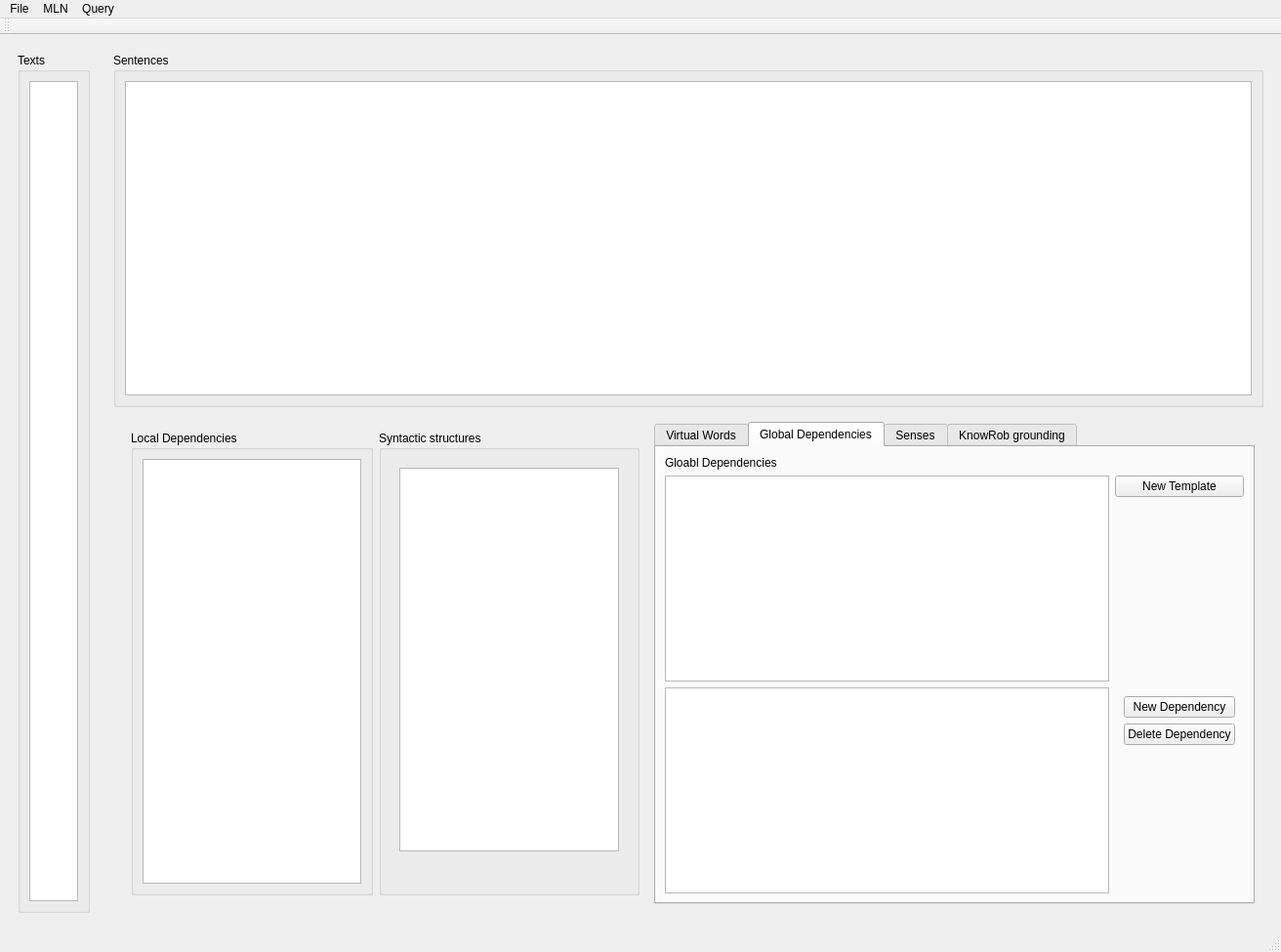
<?xml version="1.0" encoding="UTF-8"?>
<ui version="4.0">
 <class>MainWindow</class>
 <widget class="QMainWindow" name="MainWindow">
  <property name="geometry">
   <rect>
    <x>0</x>
    <y>0</y>
    <width>1312</width>
    <height>975</height>
   </rect>
  </property>
  <property name="windowTitle">
   <string>MainWindow</string>
  </property>
  <widget class="QWidget" name="centralwidget">
   <layout class="QGridLayout" name="gridLayout">
    <item row="0" column="0">
     <layout class="QHBoxLayout" name="horizontalLayout">
      <item>
       <widget class="QWidget" name="widget_4" native="true">
        <property name="sizePolicy">
         <sizepolicy hsizetype="MinimumExpanding" vsizetype="Preferred">
          <horstretch>0</horstretch>
          <verstretch>0</verstretch>
         </sizepolicy>
        </property>
        <property name="maximumSize">
         <size>
          <width>100</width>
          <height>16777215</height>
         </size>
        </property>
        <layout class="QVBoxLayout" name="verticalLayout_6">
         <item>
          <widget class="QGroupBox" name="TextsGroupBox">
           <property name="sizePolicy">
            <sizepolicy hsizetype="MinimumExpanding" vsizetype="Preferred">
             <horstretch>0</horstretch>
             <verstretch>0</verstretch>
            </sizepolicy>
           </property>
           <property name="title">
            <string>Texts</string>
           </property>
           <layout class="QVBoxLayout" name="verticalLayout_3">
            <item>
             <widget class="QListWidget" name="textListWidget">
              <property name="sizePolicy">
               <sizepolicy hsizetype="MinimumExpanding" vsizetype="Expanding">
                <horstretch>0</horstretch>
                <verstretch>0</verstretch>
               </sizepolicy>
              </property>
              <property name="maximumSize">
               <size>
                <width>50</width>
                <height>16777215</height>
               </size>
              </property>
             </widget>
            </item>
           </layout>
          </widget>
         </item>
        </layout>
       </widget>
      </item>
      <item>
       <widget class="QWidget" name="widget_2" native="true">
        <layout class="QVBoxLayout" name="verticalLayout_5">
         <item>
          <widget class="QGroupBox" name="sentenceGroupBox">
           <property name="title">
            <string>Sentences</string>
           </property>
           <layout class="QVBoxLayout" name="verticalLayout_4">
            <item>
             <widget class="QTableWidget" name="sentenceTableWidget">
              <property name="editTriggers">
               <set>QAbstractItemView::NoEditTriggers</set>
              </property>
             </widget>
            </item>
           </layout>
          </widget>
         </item>
         <item>
          <widget class="QWidget" name="widget" native="true">
           <layout class="QHBoxLayout" name="horizontalLayout_8">
            <item>
             <widget class="QWidget" name="widget_3" native="true">
              <layout class="QHBoxLayout" name="horizontalLayout_5">
               <item>
                <layout class="QHBoxLayout" name="horizontalLayout_6">
                 <item>
                  <widget class="QGroupBox" name="DependenciesGroupBox_2">
                   <property name="title">
                    <string>Local Dependencies</string>
                   </property>
                   <layout class="QHBoxLayout" name="horizontalLayout_7">
                    <item>
                     <widget class="QTableWidget" name="dependencyTableWidget">
                      <property name="sizePolicy">
                       <sizepolicy hsizetype="Preferred" vsizetype="Expanding">
                        <horstretch>0</horstretch>
                        <verstretch>0</verstretch>
                       </sizepolicy>
                      </property>
                      <attribute name="horizontalHeaderCascadingSectionResizes">
                       <bool>false</bool>
                      </attribute>
                     </widget>
                    </item>
                   </layout>
                  </widget>
                 </item>
                </layout>
               </item>
               <item>
                <widget class="QGroupBox" name="EntityGroupBox_2">
                 <property name="title">
                  <string>Syntactic structures</string>
                 </property>
                 <layout class="QVBoxLayout" name="verticalLayout_9">
                  <item>
                   <widget class="QWidget" name="widget_5" native="true">
                    <layout class="QHBoxLayout" name="horizontalLayout_9">
                     <item>
                      <widget class="QTreeWidget" name="syntacticTree">
                       <property name="selectionMode">
                        <enum>QAbstractItemView::MultiSelection</enum>
                       </property>
                       <attribute name="headerVisible">
                        <bool>false</bool>
                       </attribute>
                       <column>
                        <property name="text">
                         <string notr="true">1</string>
                        </property>
                       </column>
                      </widget>
                     </item>
                    </layout>
                   </widget>
                  </item>
                  <item>
                   <widget class="QWidget" name="widget_6" native="true">
                    <layout class="QHBoxLayout" name="horizontalLayout_10"/>
                   </widget>
                  </item>
                 </layout>
                </widget>
               </item>
              </layout>
             </widget>
            </item>
            <item alignment="Qt::AlignHCenter">
             <widget class="QTabWidget" name="virtualWordsTab">
              <property name="tabShape">
               <enum>QTabWidget::Rounded</enum>
              </property>
              <property name="currentIndex">
               <number>1</number>
              </property>
              <property name="elideMode">
               <enum>Qt::ElideNone</enum>
              </property>
              <widget class="QWidget" name="tab_2">
               <attribute name="title">
                <string>Virtual Words</string>
               </attribute>
               <layout class="QGridLayout" name="gridLayout_6">
                <item row="0" column="0">
                 <widget class="QWidget" name="widget_11" native="true">
                  <layout class="QHBoxLayout" name="horizontalLayout_11">
                   <item>
                    <widget class="QListWidget" name="virtualWordListWidget"/>
                   </item>
                   <item>
                    <widget class="QWidget" name="widget_12" native="true">
                     <layout class="QVBoxLayout" name="verticalLayout_10">
                      <item>
                       <widget class="QWidget" name="widget_13" native="true"/>
                      </item>
                      <item>
                       <widget class="QLineEdit" name="newVirtualWordLineEdit"/>
                      </item>
                      <item>
                       <widget class="QPushButton" name="newVirtualWordButton">
                        <property name="text">
                         <string>Add Virtual Word</string>
                        </property>
                       </widget>
                      </item>
                      <item>
                       <spacer name="verticalSpacer_5">
                        <property name="orientation">
                         <enum>Qt::Vertical</enum>
                        </property>
                        <property name="sizeHint" stdset="0">
                         <size>
                          <width>20</width>
                          <height>40</height>
                         </size>
                        </property>
                       </spacer>
                      </item>
                     </layout>
                    </widget>
                   </item>
                  </layout>
                 </widget>
                </item>
               </layout>
              </widget>
              <widget class="QWidget" name="roleTab">
               <attribute name="title">
                <string>Global Dependencies</string>
               </attribute>
               <layout class="QGridLayout" name="gridLayout_3">
                <item row="0" column="1">
                 <layout class="QGridLayout" name="gridLayout_2">
                  <item row="0" column="0">
                   <widget class="QLabel" name="newDepLabel">
                    <property name="text">
                     <string>Gloabl Dependencies</string>
                    </property>
                   </widget>
                  </item>
                  <item row="1" column="1">
                   <layout class="QVBoxLayout" name="verticalLayout_2">
                    <item>
                     <widget class="QPushButton" name="newTemplateButton">
                      <property name="text">
                       <string>New Template</string>
                      </property>
                     </widget>
                    </item>
                    <item>
                     <spacer name="verticalSpacer">
                      <property name="orientation">
                       <enum>Qt::Vertical</enum>
                      </property>
                      <property name="sizeHint" stdset="0">
                       <size>
                        <width>20</width>
                        <height>40</height>
                       </size>
                      </property>
                     </spacer>
                    </item>
                   </layout>
                  </item>
                  <item row="6" column="1">
                   <widget class="QWidget" name="widget_7" native="true">
                    <layout class="QVBoxLayout" name="verticalLayout_7">
                     <item>
                      <widget class="QPushButton" name="newDependencyButton">
                       <property name="text">
                        <string>New Dependency</string>
                       </property>
                      </widget>
                     </item>
                     <item>
                      <widget class="QPushButton" name="DeleteDependencyButton">
                       <property name="text">
                        <string>Delete Dependency</string>
                       </property>
                      </widget>
                     </item>
                     <item>
                      <spacer name="verticalSpacer_2">
                       <property name="orientation">
                        <enum>Qt::Vertical</enum>
                       </property>
                       <property name="sizeHint" stdset="0">
                        <size>
                         <width>20</width>
                         <height>40</height>
                        </size>
                       </property>
                      </spacer>
                     </item>
                    </layout>
                   </widget>
                  </item>
                  <item row="1" column="0">
                   <widget class="QListWidget" name="depTemplateList"/>
                  </item>
                  <item row="6" column="0">
                   <widget class="QListWidget" name="dependencyListWidget">
                    <property name="uniformItemSizes">
                     <bool>false</bool>
                    </property>
                   </widget>
                  </item>
                 </layout>
                </item>
               </layout>
              </widget>
              <widget class="QWidget" name="senseTab">
               <attribute name="title">
                <string>Senses</string>
               </attribute>
               <layout class="QGridLayout" name="gridLayout_5">
                <item row="0" column="0">
                 <layout class="QGridLayout" name="gridLayout_4">
                  <item row="2" column="0">
                   <widget class="QTextEdit" name="senseDescriptionTextEdit"/>
                  </item>
                  <item row="0" column="0">
                   <widget class="QLabel" name="label_4">
                    <property name="text">
                     <string>Senses:</string>
                    </property>
                   </widget>
                  </item>
                  <item row="1" column="1">
                   <layout class="QVBoxLayout" name="verticalLayout">
                    <item>
                     <widget class="QListWidget" name="pathListWidget"/>
                    </item>
                   </layout>
                  </item>
                  <item row="1" column="0">
                   <widget class="QListWidget" name="senseListWidget"/>
                  </item>
                  <item row="2" column="1">
                   <widget class="QListWidget" name="exampleListWidget"/>
                  </item>
                  <item row="0" column="1">
                   <widget class="QWidget" name="widget_10" native="true">
                    <layout class="QHBoxLayout" name="horizontalLayout_4">
                     <item>
                      <widget class="QTextEdit" name="manualSenseQueryTextEdit">
                       <property name="sizePolicy">
                        <sizepolicy hsizetype="Expanding" vsizetype="MinimumExpanding">
                         <horstretch>0</horstretch>
                         <verstretch>0</verstretch>
                        </sizepolicy>
                       </property>
                       <property name="maximumSize">
                        <size>
                         <width>128</width>
                         <height>32</height>
                        </size>
                       </property>
                      </widget>
                     </item>
                     <item>
                      <widget class="QPushButton" name="manualSenseQueryButton">
                       <property name="text">
                        <string>Query</string>
                       </property>
                      </widget>
                     </item>
                    </layout>
                   </widget>
                  </item>
                 </layout>
                </item>
               </layout>
              </widget>
              <widget class="QWidget" name="tab">
               <attribute name="title">
                <string>KnowRob grounding</string>
               </attribute>
               <layout class="QHBoxLayout" name="horizontalLayout_2">
                <item>
                 <widget class="QWidget" name="widget_8" native="true">
                  <layout class="QHBoxLayout" name="horizontalLayout_3">
                   <item>
                    <widget class="QListWidget" name="knowRobListWidget">
                     <property name="textElideMode">
                      <enum>Qt::ElideLeft</enum>
                     </property>
                    </widget>
                   </item>
                   <item alignment="Qt::AlignHCenter">
                    <widget class="QWidget" name="widget_9" native="true">
                     <layout class="QVBoxLayout" name="verticalLayout_8">
                      <item>
                       <spacer name="verticalSpacer_3">
                        <property name="orientation">
                         <enum>Qt::Vertical</enum>
                        </property>
                        <property name="sizeHint" stdset="0">
                         <size>
                          <width>20</width>
                          <height>40</height>
                         </size>
                        </property>
                       </spacer>
                      </item>
                      <item>
                       <widget class="QCheckBox" name="createRealWorldCB">
                        <property name="text">
                         <string>Create RW</string>
                        </property>
                       </widget>
                      </item>
                      <item>
                       <widget class="QPushButton" name="groundPushButton">
                        <property name="text">
                         <string>Ground</string>
                        </property>
                       </widget>
                      </item>
                      <item>
                       <widget class="QPushButton" name="deleteGroundingPushButton">
                        <property name="text">
                         <string>Delete Grouding</string>
                        </property>
                       </widget>
                      </item>
                      <item>
                       <widget class="QPushButton" name="deleteKnowRobField">
                        <property name="text">
                         <string>Delete KR field</string>
                        </property>
                       </widget>
                      </item>
                      <item>
                       <widget class="QPushButton" name="addKRFieldsButton">
                        <property name="text">
                         <string>Add KR fields</string>
                        </property>
                       </widget>
                      </item>
                      <item>
                       <spacer name="verticalSpacer_4">
                        <property name="orientation">
                         <enum>Qt::Vertical</enum>
                        </property>
                        <property name="sizeHint" stdset="0">
                         <size>
                          <width>20</width>
                          <height>40</height>
                         </size>
                        </property>
                       </spacer>
                      </item>
                     </layout>
                    </widget>
                   </item>
                   <item>
                    <widget class="QListWidget" name="groundedListWidget"/>
                   </item>
                  </layout>
                 </widget>
                </item>
               </layout>
              </widget>
             </widget>
            </item>
           </layout>
          </widget>
         </item>
        </layout>
       </widget>
      </item>
     </layout>
    </item>
   </layout>
  </widget>
  <widget class="QMenuBar" name="menubar">
   <property name="geometry">
    <rect>
     <x>0</x>
     <y>0</y>
     <width>1312</width>
     <height>25</height>
    </rect>
   </property>
   <widget class="QMenu" name="menuOpen_texts">
    <property name="title">
     <string>File</string>
    </property>
    <widget class="QMenu" name="menuLoad">
     <property name="title">
      <string>Load</string>
     </property>
     <addaction name="actionLoad_texts"/>
     <addaction name="actionImport_texts_from_list"/>
     <addaction name="actionOpen_progres_file"/>
     <addaction name="actionLoad_dependency_templates"/>
    </widget>
    <widget class="QMenu" name="menuSave">
     <property name="title">
      <string>Save</string>
     </property>
     <addaction name="actionSave"/>
     <addaction name="actionSave_dependency_templates"/>
     <addaction name="actionSave_to_SQlite"/>
    </widget>
    <addaction name="separator"/>
    <addaction name="menuLoad"/>
    <addaction name="menuSave"/>
    <addaction name="actionExit"/>
   </widget>
   <widget class="QMenu" name="menuQuery">
    <property name="title">
     <string>Query</string>
    </property>
    <addaction name="actionLoad_file_for_Co_Reference_query"/>
   </widget>
   <widget class="QMenu" name="menuMLN">
    <property name="title">
     <string>MLN</string>
    </property>
    <addaction name="actionMLN_Preview"/>
    <addaction name="actionExport_to_MLN_database"/>
    <addaction name="actionExport_selected_to_MLN"/>
   </widget>
   <addaction name="menuOpen_texts"/>
   <addaction name="menuMLN"/>
   <addaction name="menuQuery"/>
  </widget>
  <widget class="QStatusBar" name="statusbar"/>
  <widget class="QToolBar" name="toolBar">
   <property name="windowTitle">
    <string>toolBar</string>
   </property>
   <attribute name="toolBarArea">
    <enum>TopToolBarArea</enum>
   </attribute>
   <attribute name="toolBarBreak">
    <bool>false</bool>
   </attribute>
  </widget>
  <action name="actionLoad_texts">
   <property name="text">
    <string>Import texts</string>
   </property>
   <property name="iconVisibleInMenu">
    <bool>false</bool>
   </property>
  </action>
  <action name="actionExit">
   <property name="text">
    <string>Exit</string>
   </property>
  </action>
  <action name="actionSave">
   <property name="text">
    <string>Save progess to file</string>
   </property>
  </action>
  <action name="actionOpen_progres_file">
   <property name="text">
    <string>Open progress file</string>
   </property>
  </action>
  <action name="actionExport_to_MLN_database">
   <property name="text">
    <string>Export to MLN database</string>
   </property>
  </action>
  <action name="actionMLN_Preview">
   <property name="text">
    <string>MLN Preview</string>
   </property>
  </action>
  <action name="actionImport_texts_from_list">
   <property name="text">
    <string>Import texts from list</string>
   </property>
  </action>
  <action name="actionLoad_file_for_Co_Reference_query">
   <property name="text">
    <string>Load file for Co-Reference query</string>
   </property>
  </action>
  <action name="actionLoad_dependency_templates">
   <property name="text">
    <string>Load dependency templates</string>
   </property>
  </action>
  <action name="actionSave_dependency_templates">
   <property name="text">
    <string>Save dependency templates</string>
   </property>
  </action>
  <action name="actionExport_selected_to_MLN">
   <property name="text">
    <string>Export selected to MLN</string>
   </property>
  </action>
  <action name="actionSave_to_SQlite">
   <property name="text">
    <string>Save to SQlite</string>
   </property>
  </action>
 </widget>
 <resources/>
 <connections/>
</ui>
